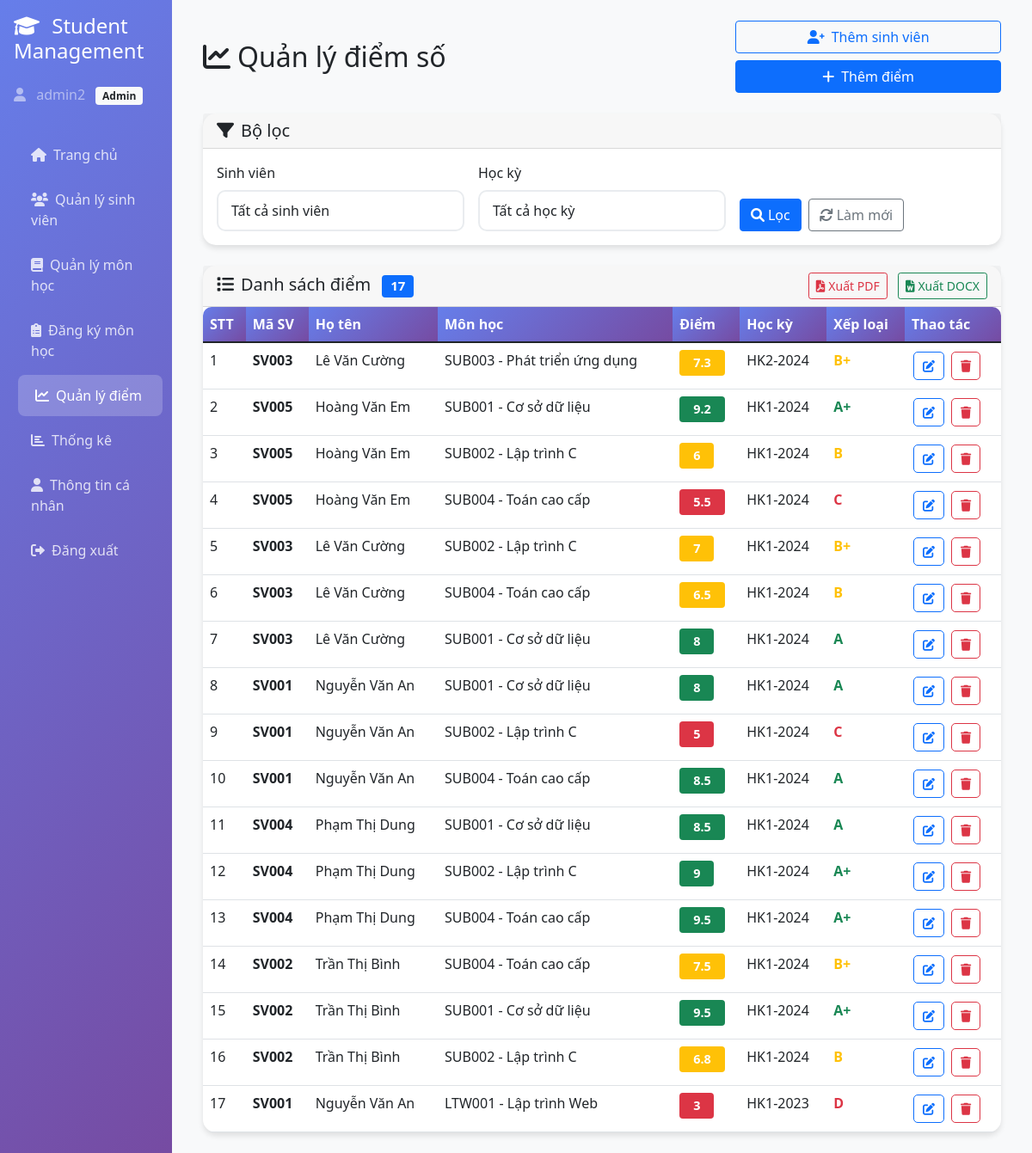
The page /scores/list.php?error=score_not_found (signed in) on the database its author committed.
### tables this page shows
CREATE TABLE IF NOT EXISTS `scores` (
  `id` int(11) NOT NULL AUTO_INCREMENT,
  `student_id` int(11) DEFAULT NULL,
  `subject_id` int(11) DEFAULT NULL,
  `subject` varchar(100) DEFAULT NULL,
  `score` float DEFAULT NULL,
  `semester` varchar(20) DEFAULT NULL,
  PRIMARY KEY (`id`),
  KEY `idx_scores_student_id` (`student_id`),
  KEY `idx_scores_semester` (`semester`),
  KEY `idx_scores_subject_id` (`subject_id`)
);

CREATE TABLE IF NOT EXISTS `students` (
  `id` int(11) NOT NULL AUTO_INCREMENT,
  `msv` varchar(20) NOT NULL,
  `fullname` varchar(100) NOT NULL,
  `dob` date DEFAULT NULL,
  `gender` enum('male','female','other') DEFAULT NULL,
  `address` varchar(255) DEFAULT NULL,
  `phone` varchar(20) DEFAULT NULL,
  `email` varchar(100) DEFAULT NULL,
  `avatar` varchar(255) DEFAULT NULL,
  `created_at` timestamp NOT NULL DEFAULT current_timestamp(),
  PRIMARY KEY (`id`),
  UNIQUE KEY `msv` (`msv`),
  KEY `idx_students_msv` (`msv`),
  KEY `idx_students_email` (`email`)
);

### scores/list.php (the view, shortened to what the rows shown need)
<?php
require_once '../utils.php';
require_once '../scoreController.php';
$scoreController = new ScoreController();
$studentId = $_GET['student_id'] ?? null;
$semester = $_GET['semester'] ?? '';
$scores = $scoreController->getAllScores($studentId, $semester);
?>
<!DOCTYPE html>
<html lang="vi">
<head>
    <link href="https://cdn.jsdelivr.net/npm/bootstrap@5.1.3/dist/css/bootstrap.min.css" rel="stylesheet">
    <link href="https://cdnjs.cloudflare.com/ajax/libs/font-awesome/6.0.0/css/all.min.css" rel="stylesheet">
</head>
<body>
    <div class="container-fluid">
        <div class="row">
            <div class="col-md-9 col-lg-10 main-content">
                <div class="p-4">
                    <div class="d-flex justify-content-between align-items-center flex-wrap gap-3 mb-4">
                        <div class="d-flex align-items-center gap-3">
                            <h2 class="mb-0"><i class="fas fa-chart-line me-2"></i>Quản lý điểm số</h2>
                        </div>
                    </div>
                    <div class="card">
                        <div class="card-body p-0">
                            <div class="table-responsive">
                                <table class="table table-hover mb-0">
                                    <thead>
                                        <tr>
                                            <th>STT</th>
                                            <th>Mã SV</th>
                                            <th>Họ tên</th>
                                            <th>Môn học</th>
                                            <th>Điểm</th>
                                            <th>Học kỳ</th>
                                            <th>Xếp loại</th>
                                            <th>Thao tác</th>
                                        </tr>
                                    </thead>
                                    <tbody>
                                        <?php if (empty($scores)): ?>
                                            <tr>
                                                <td colspan="8" class="text-center py-5">
                                                    <div class="empty-state">
                                                        <i class="fas fa-chart-line fa-4x text-muted mb-3 d-block"></i>
                                                        <h5 class="text-muted mb-2">Chưa có điểm số nào</h5>
                                                        <p class="text-muted mb-3">Hãy thêm điểm cho sinh viên để bắt đầu quản lý!</p>
                                                        <?php if (hasPermission(PERMISSION_ADD_SCORES)): ?>
                                                            <a href="add.php" class="btn btn-primary">
                                                                <i class="fas fa-plus me-2"></i>Thêm điểm đầu tiên
                                                            </a>
                                                        <?php endif; ?>
                                                    </div>
                                                </td>
                                            </tr>
                                        <?php else: ?>
                                            <?php foreach ($scores as $index => $score): ?>
                                                <tr>
                                                    <td><?php echo $index + 1; ?></td>
                                                    <td>
                                                        <strong><?php echo htmlspecialchars($score['msv']); ?></strong>
                                                    </td>
                                                    <td><?php echo htmlspecialchars($score['fullname']); ?></td>
                                                    <td>
                                                        <?php
                                                        $subjectName = $score['subject_name'] ?? $score['subject'] ?? 'N/A';
                                                        $subjectCode = $score['subject_code'] ?? '';
                                                        if ($subjectCode) {
                                                            echo htmlspecialchars($subjectCode . ' - ' . $subjectName);
                                                        } else {
                                                            echo htmlspecialchars($subjectName);
                                                        }
                                                        ?>
                                                    </td>
                                                    <td>
                                                        <span class="badge <?php
                                                                            echo $score['score'] >= 8 ? 'bg-success' : ($score['score'] >= 6 ? 'bg-warning' : 'bg-danger');
                                                                            ?> score-badge">
                                                            <?php echo $score['score']; ?>
                                                        </span>
                                                    </td>
                                                    <td><?php echo htmlspecialchars($score['semester']); ?></td>
                                                    <td>
                                                        <?php
                                                        $grade = $score['score'] >= 9 ? 'A+' : ($score['score'] >= 8 ? 'A' : ($score['score'] >= 7 ? 'B+' : ($score['score'] >= 6 ? 'B' : ($score['score'] >= 5 ? 'C' : 'D'))));
                                                        $gradeClass = $score['score'] >= 8 ? 'text-success' : ($score['score'] >= 6 ? 'text-warning' : 'text-danger');
                                                        ?>
                                                        <span class="<?php echo $gradeClass; ?> fw-bold"><?php echo $grade; ?></span>
                                                    </td>
                                                    <td>
                                                        <?php if (hasPermission(PERMISSION_EDIT_SCORES)): ?>
                                                            <a href="edit.php?id=<?php echo $score['id']; ?>"
                                                                class="btn btn-sm btn-outline-primary btn-action" title="Sửa">
                                                                <i class="fas fa-edit"></i>
                                                            </a>
                                                        <?php endif; ?>
                                                        <?php if (hasPermission(PERMISSION_DELETE_SCORES)): ?>
                                                            <button onclick="deleteScore(<?php echo $score['id']; ?>)"
                                                                class="btn btn-sm btn-outline-danger btn-action" title="Xóa">
                                                                <i class="fas fa-trash"></i>
                                                            </button>
                                                        <?php endif; ?>
                                                    </td>
                                                </tr>
                                            <?php endforeach; ?>
                                        <?php endif; ?>
                                    </tbody>
                                </table>
                            </div>
                        </div>
                    </div>
                </div>
            </div>
        </div>
    </div>
</body>
</html>

### rows shown on the page
scores: student.msv "SV003", student.fullname "Lê Văn Cường", subjectName "SUB003 - Phát triển ứng dụng", score "7.3", semester "HK2-2024", score "B+"
scores: student.msv "SV005", student.fullname "Hoàng Văn Em", subjectName "SUB001 - Cơ sở dữ liệu", score "9.2", semester "HK1-2024", score "A+"
scores: student.msv "SV005", student.fullname "Hoàng Văn Em", subjectName "SUB002 - Lập trình C", score "6", semester "HK1-2024", score "B"
scores: student.msv "SV005", student.fullname "Hoàng Văn Em", subjectName "SUB004 - Toán cao cấp", score "5.5", semester "HK1-2024", score "C"
scores: student.msv "SV003", student.fullname "Lê Văn Cường", subjectName "SUB002 - Lập trình C", score "7", semester "HK1-2024", score "B+"
scores: student.msv "SV003", student.fullname "Lê Văn Cường", subjectName "SUB004 - Toán cao cấp", score "6.5", semester "HK1-2024", score "B"
scores: student.msv "SV003", student.fullname "Lê Văn Cường", subjectName "SUB001 - Cơ sở dữ liệu", score "8", semester "HK1-2024", score "A"
scores: student.msv "SV001", student.fullname "Nguyễn Văn An", subjectName "SUB001 - Cơ sở dữ liệu", score "8", semester "HK1-2024", score "A"
scores: student.msv "SV001", student.fullname "Nguyễn Văn An", subjectName "SUB002 - Lập trình C", score "5", semester "HK1-2024", score "C"
scores: student.msv "SV001", student.fullname "Nguyễn Văn An", subjectName "SUB004 - Toán cao cấp", score "8.5", semester "HK1-2024", score "A"
scores: student.msv "SV004", student.fullname "Phạm Thị Dung", subjectName "SUB001 - Cơ sở dữ liệu", score "8.5", semester "HK1-2024", score "A"
scores: student.msv "SV004", student.fullname "Phạm Thị Dung", subjectName "SUB002 - Lập trình C", score "9", semester "HK1-2024", score "A+"
scores: student.msv "SV004", student.fullname "Phạm Thị Dung", subjectName "SUB004 - Toán cao cấp", score "9.5", semester "HK1-2024", score "A+"
scores: student.msv "SV002", student.fullname "Trần Thị Bình", subjectName "SUB004 - Toán cao cấp", score "7.5", semester "HK1-2024", score "B+"
scores: student.msv "SV002", student.fullname "Trần Thị Bình", subjectName "SUB001 - Cơ sở dữ liệu", score "9.5", semester "HK1-2024", score "A+"
scores: student.msv "SV002", student.fullname "Trần Thị Bình", subjectName "SUB002 - Lập trình C", score "6.8", semester "HK1-2024", score "B"
scores: student.msv "SV001", student.fullname "Nguyễn Văn An", subjectName "LTW001 - Lập trình Web", score "3", semester "HK1-2023", score "D"

### other values the page prints
$_SESSION['username'] "admin2"
$_SESSION['role'] "Admin"
count($scores) "17"
